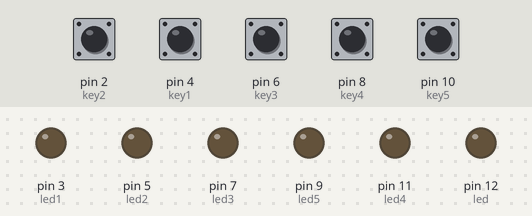
The sketch below on a simulated Arduino Leonardo, built with avr-gcc and run on an emulated ATmega32U4. Parts: output pins drawn as LEDs (lit = HIGH). Dashed ring = blinking. The test bench sets the inputs (shaded band); at power-on: pin 2 (key2), pin 4 (key1), pin 6 (key3), pin 8 (key4), pin 10 (key5) HIGH. USB keyboard and mouse output is not drawn.

Above: at 1.2 s.
1.3 s: pin 2 (key2) pulled LOW for 1 s
At 3.1 s:
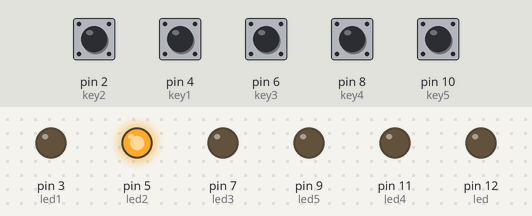
4.3 s: pin 6 (key3) pulled LOW for 1 s
At 4.48 s:
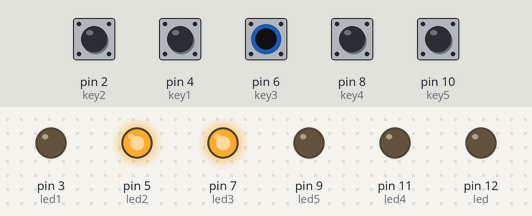
7.3 s: pin 4 (key1) pulled LOW for 0.15 s
At 7.36 s:
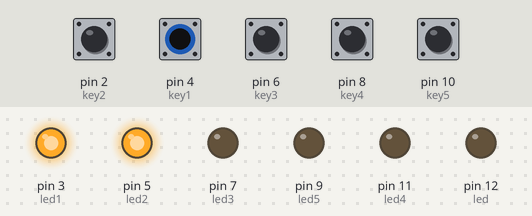
8.9 s: pin 8 (key4) pulled LOW for 0.15 s
At 9.02 s:
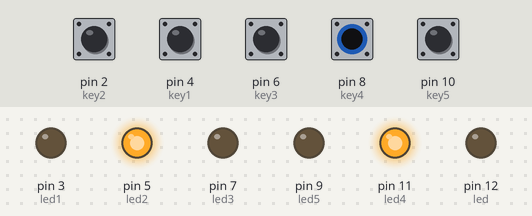
10.6 s: pin 10 (key5) pulled LOW for 0.15 s
At 10.72 s:
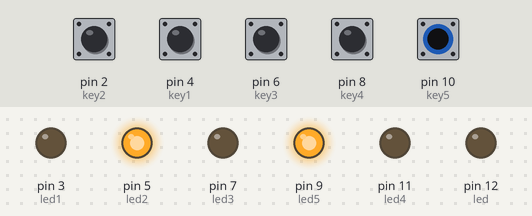
12.3 s: pin 4 (key1) pulled LOW for 1 s
At 12.36 s:
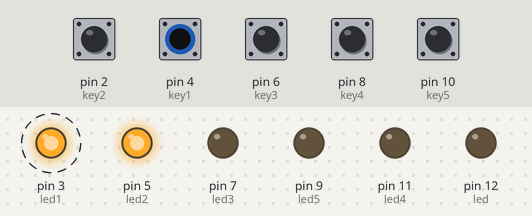
Timing chart, 0 to 15.3 s (numbered marks = the images above; inputs shaded):
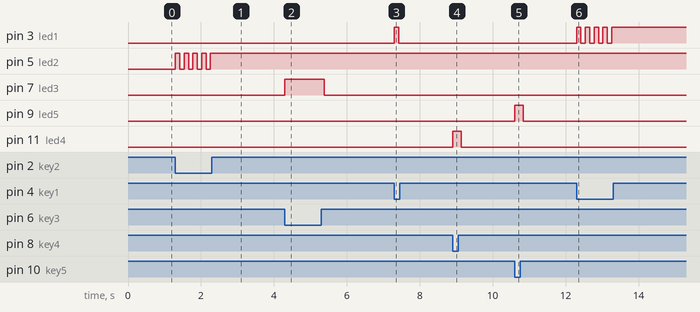

The sketch:

obs_keyboard.ino
```cpp
// OBS HotKeys arduino keyboard v1.5.2
// Made by OsirisFrik
// Twitter & Twitch OsirisFrik
// Git https://github.com/OsirisFrik/OBS_HotKey_Arduino

#include <Keyboard.h>

const int key1 = 4;
const int led1 = 3;
const int key2 = 2;
const int led2 = 5;
const int key3 = 6;
const int led3 = 7;
const int key4 = 8;
const int led4 = 11;
const int key5 = 10;
const int led5 = 9;

const int led = 12;

int air = false;
int mode = false;

int press1 = 0;
int press2 = 0;
int press3 = 0;
int press4 = 0;
int press5 = 0;

void setup() {
  // put your setup code here, to run once:
  pinMode(key1, INPUT_PULLUP);
  pinMode(key2, INPUT_PULLUP);
  pinMode(key3, INPUT_PULLUP);
  pinMode(key4, INPUT_PULLUP);
  pinMode(key5, INPUT_PULLUP);

  pinMode(led, OUTPUT);
  pinMode(led1, OUTPUT);
  pinMode(led2, OUTPUT);
  pinMode(led3, OUTPUT);
  pinMode(led4, OUTPUT);
  pinMode(led5, OUTPUT);

  Keyboard.begin();
}

void loop() {
  // put your main code here, to run repeatedly:
  press1 = digitalRead(key1);
  press2 = digitalRead(key2);
  press3 = digitalRead(key3);
  press4 = digitalRead(key4);
  press5 = digitalRead(key5);

  if(press1 == 0){
    if(air == false) {
      air = true;
      digitalWrite(led1, HIGH);
    } else {
      air = false;
      digitalWrite(led1, LOW);
    }
    Keyboard.press(0x80);
    Keyboard.press(0x81);
    Keyboard.press('t');
    delay(120);
    Keyboard.release(0x80);
    Keyboard.release(0x81);
    Keyboard.release('t');
  }

  if(press2 == 0) {
    if(mode == false) {
      mode = true;
      digitalWrite(led2, HIGH);
    } else {
      mode = false;
      digitalWrite(led2, LOW);
    }
    delay(120);
  }

  if(press3 == 0) {
    digitalWrite(led3, HIGH);
    if(mode == false) {
      Keyboard.press(0x80);
      Keyboard.press(0x81);
      Keyboard.press('1');
      delay(120);
      Keyboard.release(0x80);
      Keyboard.release(0x81);
      Keyboard.release('1');
    } else {
      Keyboard.press(0x80);
      Keyboard.press(0x81);
      Keyboard.press('m');
      delay(120);
      Keyboard.release(0x80);
      Keyboard.release(0x81);
      Keyboard.release('m');
    }
    digitalWrite(led3, LOW);
  }

  if(press4 == 0) {
    digitalWrite(led4, HIGH);
    if(mode == false) {
      Keyboard.press(0x80);
      Keyboard.press(0x81);
      Keyboard.press('2');
      delay(120);
      Keyboard.release(0x80);
      Keyboard.release(0x81);
      Keyboard.release('2');
    } else {
      Keyboard.press(0x80);
      Keyboard.press(0x81);
      Keyboard.press('g');
      delay(120);
      Keyboard.release(0x80);
      Keyboard.release(0x81);
      Keyboard.release('g');
    }
    digitalWrite(led4, LOW);
  }

  if(press5 == 0) {
    digitalWrite(led5, HIGH);
    if(mode == false) {
      Keyboard.press(0x80);
      Keyboard.press(0x81);
      Keyboard.press('3');
      delay(120);
      Keyboard.release(0x80);
      Keyboard.release(0x81);
      Keyboard.release('3');
    } else {
      Keyboard.press(0x80);
      Keyboard.press(0x81);
      Keyboard.press('u');
      delay(120);
      Keyboard.release(0x80);
      Keyboard.release(0x81);
      Keyboard.release('u');
    }
    digitalWrite(led5, LOW);
  }
}
```

Measured:
- after the input at 1.3 s, pin 5 (led2): alternates HIGH for 0.12 s and LOW for 0.12 s, 9 changes in all, then stays HIGH, starting at once
- after the input at 4.3 s, pin 7 (led3): LOW → HIGH at once, → LOW 1.1 s later
- after the input at 7.3 s, pin 3 (led1): LOW → HIGH at once, → LOW 0.12 s later
- after the input at 8.9 s, pin 11 (led4): LOW → HIGH at once, → LOW 0.24 s later
- after the input at 10.6 s, pin 9 (led5): LOW → HIGH at once, → LOW 0.24 s later
- after the input at 12.3 s, pin 3 (led1): alternates HIGH for 0.12 s and LOW for 0.12 s, 9 changes in all, then stays HIGH, starting at once
